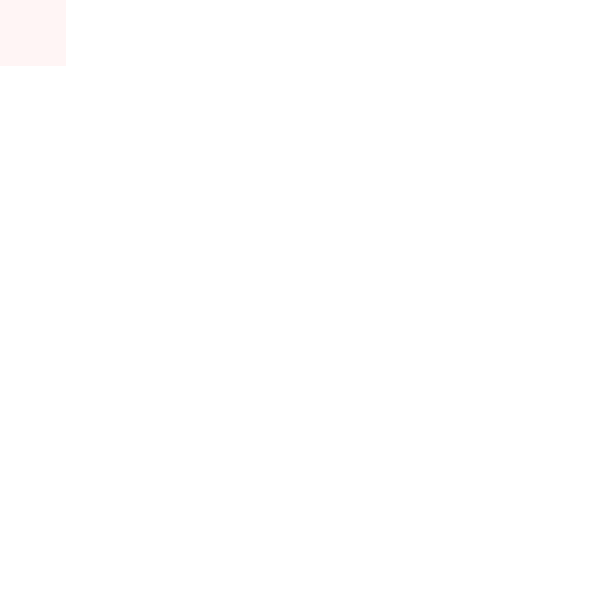
Frame 1 (no input)
Frame 60 (the mouse pressed at the canvas centre just before this capture): identical to frame 1, image omitted
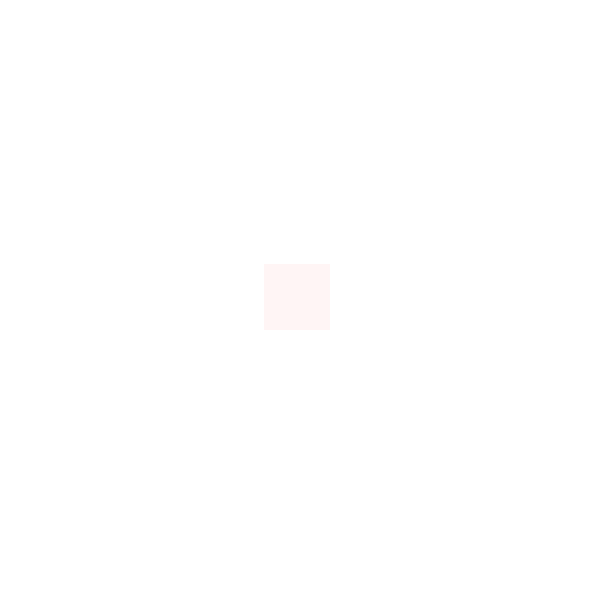
Frame 120 (the mouse held since frame 60 and released just before this capture)

The Processing sketch that drew these frames (run headless with seeded random() and noise(); from frame 60 on, the mouse is pressed at the canvas centre):

// Processing sketch: snek
// ── snek.pde
//ander idee: je gaat met je muis over vierkantjes heen en als je een raakt wordt hij rood en dan wordt het langzaam weer wit ofzo

//up = 0, right = 1, down = 2, left = 3
int dir = 1;
boolean lines = false;
int maxTailLength = 50;
int spaceAmount = 9;
PVector[] pos = new PVector[maxTailLength];
PVector lastpos = new PVector(0, 0);
PVector[] animate = new PVector[8];
float framesPast = 0;
void setup() {
  size(600, 600);
  frameRate(60);
  for (int i = 0; i < maxTailLength; i++) {
    pos[i] = new PVector(0, 0);
  }
  animate[0] = new PVector(4, 4);
  animate[1] = new PVector(5, 4);
  animate[2] = new PVector(6, 4);
  animate[3] = new PVector(6, 5);
  animate[4] = new PVector(6, 6);
  animate[5] = new PVector(5, 6);
  animate[6] = new PVector(4, 6);
  animate[7] = new PVector(4, 5);
}

void draw() {
  background(255);
  if (lines)
    lines();
  mouse();
  framesPast++;
}

void lines() {
  for (int i = 0; i < spaceAmount; i++) {
    //vertical lines
    line(i * width/spaceAmount, 0, i * width/spaceAmount, height);
    //horizontal lines
    line(0, i * height/spaceAmount, width, i * height/spaceAmount);
  }
}

void mouse() {
  float tempx = floor(mouseX / (width/spaceAmount));
  float tempy = floor(mouseY / (height/spaceAmount));
  if (tempx > pos[0].x + 1 || tempx < pos[0].x - 1 || tempy > pos[0].y + 1 || tempy < pos[0].y - 1) {
    fill(0);
    //text("suh", 50, 50);
  }
  noStroke();
  //rect(tempx * (width/spaceAmount), tempy * (width/spaceAmount), (width/spaceAmount), (width/spaceAmount));
  for (int i = 0; i < maxTailLength; i++) {
    if (i >= 1) {
      pos[maxTailLength-i] = pos[maxTailLength - i - 1];
      //text(pos[i].x + "" + pos[i].y, 30, 20 + i * 25);
    }
    else {
      pos[i] = new PVector(tempx, tempy);
      //pos[i] = animate[int(framesPast % 8)];
    }
    float r,g,b;
    r = 255;
    g = 255/maxTailLength * i;
    b = 255/maxTailLength * i;
    fill(r,g,b);
    rect(pos[i].x * (width/spaceAmount), pos[i].y * (width/spaceAmount), (width/spaceAmount), (width/spaceAmount));
  }
}
